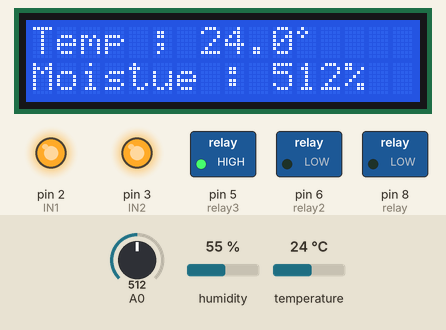
A sketch run on a simulated Arduino Uno, built with avr-gcc and run on an emulated ATmega328P. Parts: 16×2 character LCD, switched loads named in the sketch (green lamp = pin HIGH), output pins drawn as LEDs (lit = HIGH). The inputs (shaded band) are chosen by the test bench; at power-on: A0 = 512, temperature 24 °C, humidity 55 %. What the sketch prints to the serial monitor is not drawn.

Above: at 3.2 s.
3.3 s: A0 set to 111
At 4.5 s:
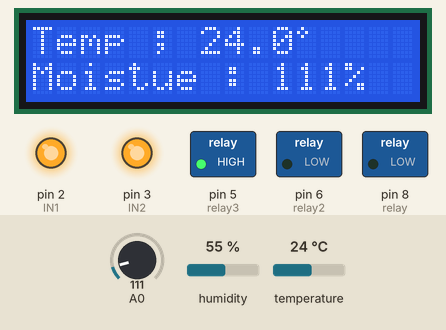
4.8 s: A0 set to 89
At 5.9 s:
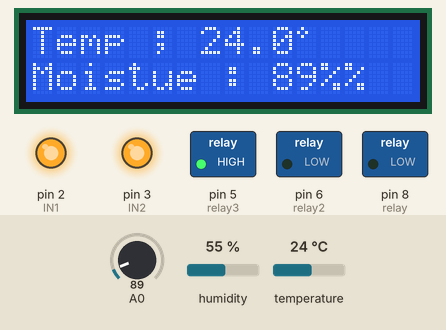
6.3 s: A0 set to 11
At 7.5 s:
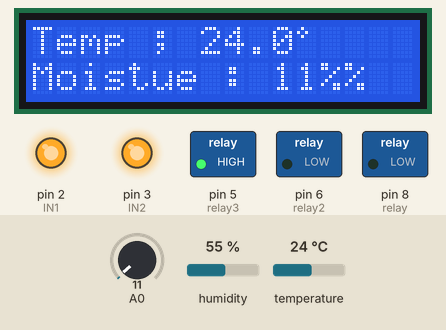
7.8 s: A0 set to 8
At 9.0 s:
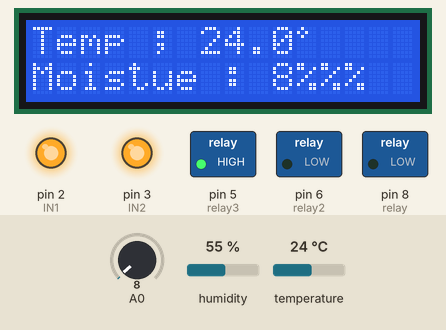
9.3 s: temperature set to 21.6 °C
At 10.8 s:
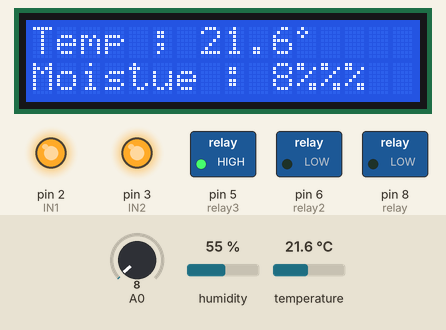
11.7 s: temperature set to 20.5 °C
At 12.5 s:
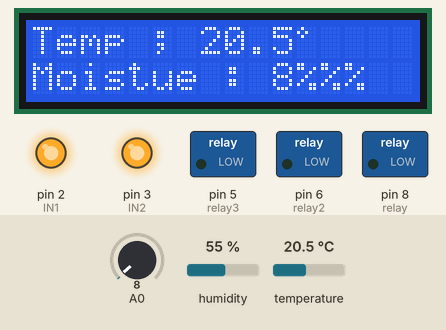
Timing chart, 0 to 14.7 s (numbered marks = the images above; inputs shaded):
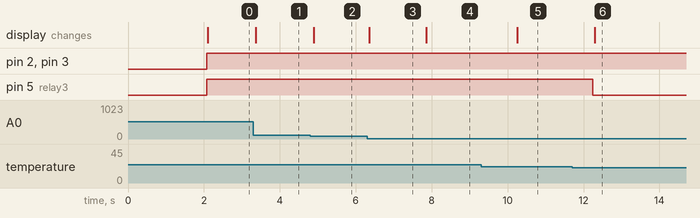

Measured:
- the behaviour switches between 100 and 99 on A0 (found by bisection; images 1 and 2)
- the behaviour switches between 10 and 9 on A0 (found by bisection; images 3 and 4)
- the behaviour switches between 21 and 20.9 °C on temperature (found by bisection; images 5 and 6)
- after the input at 3.3 s, the display: changes after 0.06 s (image 1)
- after the input at 4.8 s, the display: changes after 0.10 s (image 2)
- after the input at 6.3 s, the display: changes after 0.05 s (image 3)
- after the input at 7.8 s, the display: changes after 0.06 s (image 4)
- after the input at 9.3 s, the display: changes after 0.95 s (image 5)
- after the input at 11.7 s, pin 5 (relay3): HIGH → LOW after 0.55 s; the display: changes after 0.59 s (image 6)

The sketch:

test.ino
```cpp
#include <DHT.h>    //DHT22 헤더파일
#include <LiquidCrystal_I2C.h>    //Lcd 헤더파일

#define DHTPIN 9    //DHT22 핀설정
#define DHTTYPE DHT22   //DHT22 (AM2302)
DHT dht(DHTPIN, DHTTYPE);   //DHT 타입 설정
LiquidCrystal_I2C lcd(0x27, 16, 2);   //Lcd 설정

//---변수정의---
float hum;    //습도변수
float temp;   //온도변수
int IN1= 2;   //샤플로펌프1
int IN2= 3;   //샤플로펌프2
int ena=1;
int relay= 8;   //팬
int relay2= 6;    //Led
int relay3= 5;   //열선
int Moisture;
int count = 1;
int i1, i2;
byte t[8] = {   //Lcd에 사용할 특수문자 만들기
  B01000,
  B10100,
  B01000,
  B00000,
  B00000,
  B00000,
  B00000,
  B00000
  };

//----각각 핀당 출력지정
void setup() {
  pinMode(IN1, OUTPUT);   //IN1 핀 출력설정
  pinMode(IN2, OUTPUT);   //IN2 핀 출력설정
  Serial.begin(9600);   //시리얼 보드레이트 설정
  pinMode(relay, OUTPUT);
  pinMode(relay2, OUTPUT);
  pinMode(relay3, OUTPUT);
  dht.begin();
  lcd.init();
  lcd. backlight();
  lcd.createChar(0, t);
  delay(2000);
}

//----loop문에서 각 센서값을 읽어들이기, 각각의 함수실행

void loop() {
  Moisture = analogRead(A0);
  hum = dht.readHumidity();
  temp = dht.readTemperature();
  pump();
  fan();
  heating(21);    //heating의 관호안의 숫자 이하로 떨어지면 동작
  //sun(10, 10);    //10초켜지고 10초 꺼지고 만약1분을 하고싶으면 차후에 60으로 수정
  screen();   //Serial 모니터 출력 없어도 됨
  lcd_print();


}


void lcd_print(void)
{
  int mos = 100 - map(Moisture, 0, 1024, 0, 100);
  lcd.setCursor(0,0);
  lcd.print("Temp ; ");
  lcd.print(temp, 1);
  lcd.write(byte(0));
  lcd.setCursor(0,1);
  lcd.print("Moistue : ");
  lcd.print(Moisture);
  lcd.print("%");
  }
//-------워터펌프 제어함수
void pump(void)
{
  if(Moisture > 700){   //건조할때
    digitalWrite(IN1, HIGH);
    digitalWrite(IN2, LOW);
    analogWrite(ena, 255);   //ena모터의 토크를 225로 회전
  }
  else{    //그외 정지
    digitalWrite(IN1, HIGH);
    digitalWrite(IN2, HIGH);
    digitalWrite(ena, 255);
    }
  }

//-----DV쿨링팬 제어 함수
void fan(void)
{
  if(temp > 25){    //온도가28도 이상일떼 realy에 HIGH신호를 주어 동작
    digitalWrite(relay, HIGH);
    }else{    //그외 정지
      digitalWrite(relay, LOW);
      }
  }

//----열선 제어 함수
void heating(int lowTemp)
{
  if(temp < lowTemp) digitalWrite(relay3, LOW);   //온도 값이 lowTemp 루프에서 heating안의 숫자이하가 되면 릴레이에 LOW 신호를 주어 동작
  else digitalWrite(relay3, HIGH);    //그외엔 HIGH
  }


void screen(void)
{
  Serial.print(" Moisture : ");
  Serial.print(Moisture);
  Serial.print("Humidity: ");
  Serial.print(hum,0);
  Serial.print(" %\t");
  Serial.print("Temperature: ");
  Serial.print(temp, 1);
  Serial.println(" C");
  }
/*
void sun(int on_sec, int off_sec)
{
  digitalWrite (relay2, HIGH);
  delay(28800000);
  digitalWrite(relay2, LOW);
  }
  */
```
